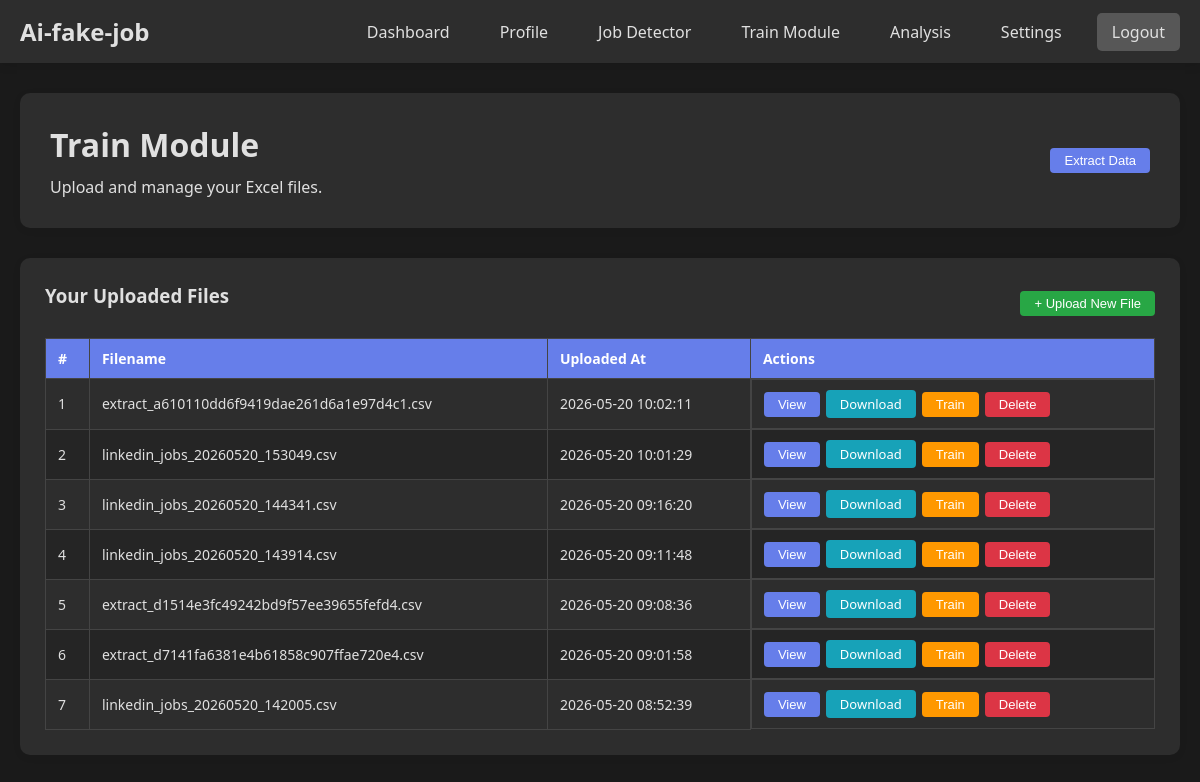
Page /upload (signed in) on the committed database.
### tables this page shows
CREATE TABLE csv_uploads (
            id INTEGER PRIMARY KEY AUTOINCREMENT,
            user_id INTEGER NOT NULL,
            filename TEXT NOT NULL,
            original_filename TEXT NOT NULL,
            uploaded_at TIMESTAMP DEFAULT CURRENT_TIMESTAMP,
            FOREIGN KEY (user_id) REFERENCES users (id)
        );

### app.py (the view, shortened to what this page needs)
@app.route('/upload', methods=['GET', 'POST'])
def upload():
    if 'username' not in session:
        return redirect(url_for('login'))
    username = session['username']
    error = None
    ALLOWED = {'.xls', '.xlsx', '.csv'}
    user_csvs = get_user_csvs(username)
    return render_template('upload.html', username=username, user_csvs=user_csvs, error=error)

### app.py (called while the page is built)
@app.context_processor
def inject_preferences():
    if 'username' in session:
        return {'user_preferences': get_user_preferences(session['username'])}
    return {'user_preferences': {'dark_mode': 0, 'compact_view': 0, 'email_notifications': 1}}

@app.before_request
def make_session_permanent():
    session.permanent = True
    app.permanent_session_lifetime = timedelta(minutes=SESSION_TIMEOUT)
    if request.path in [url_for('login'), url_for('register'), url_for('forgot_password'), url_for('check_username'), url_for('check_session_status')] or request.path.startswith('/static/') or request.path.startswith('/uploads/'):
        return
    if 'username' in session:
        session.modified = True

### database.py (called while the page is built)
def get_db():
    conn = sqlite3.connect(DB_NAME, timeout=10.0)  # Add timeout to prevent locking
    conn.row_factory = sqlite3.Row
    return conn

def get_user_id(username):
    conn = get_db()
    cursor = conn.cursor()
    cursor.execute('SELECT id FROM users WHERE username = ?', (username,))
    result = cursor.fetchone()
    conn.close()
    return result[0] if result else None

def get_user_preferences(username):
    user_id = get_user_id(username)
    if not user_id:
        return {'dark_mode': 0, 'compact_view': 0, 'email_notifications': 1, 'sms_notifications': 0, 'profile_public': 1, 'show_activity_status': 1}
    conn = get_db()
    cursor = conn.cursor()
    cursor.execute('SELECT dark_mode, compact_view, email_notifications, sms_notifications, profile_public, show_activity_status FROM user_preferences WHERE user_id = ?', (user_id,))
    result = cursor.fetchone()
    conn.close()
    if result:
        return dict(result)
    return {'dark_mode': 0, 'compact_view': 0, 'email_notifications': 1, 'sms_notifications': 0, 'profile_public': 1, 'show_activity_status': 1}

def get_user_csvs(username):
    user_id = get_user_id(username)
    if not user_id:
        return []
    conn = get_db()
    cursor = conn.cursor()
    cursor.execute('SELECT id, filename, original_filename, uploaded_at FROM csv_uploads WHERE user_id = ? ORDER BY uploaded_at DESC', (user_id,))
    results = cursor.fetchall()
    conn.close()
    return [dict(row) for row in results]

### templates/upload.html (shortened to what this page needs)
<!DOCTYPE html>
<html lang="en">
<head>
    <link rel="stylesheet" href="{{ url_for('static', filename='css/style.css') }}">
</head>
<body class="dashboard-page{% if user_preferences.dark_mode %} dark-mode{% endif %}{% if user_preferences.compact_view %} compact-view{% endif %}">
    <nav class="navbar">
        <div class="navbar-content">
            <h2>Ai-fake-job</h2>
            <ul class="navbar-menu">
                <li><a href="{{ url_for('dashboard') }}">Dashboard</a></li>
                <li><a href="{{ url_for('profile') }}">Profile</a></li>
                <li><a href="{{ url_for('job_post_detector') }}">Job Detector</a></li>
                <li><a href="{{ url_for('upload') }}">Train Module</a></li>
                <li><a href="{{ url_for('analyse') }}">Analysis</a></li>
                <li><a href="{{ url_for('settings') }}">Settings</a></li>
                <li><a href="{{ url_for('logout') }}" class="logout">Logout</a></li>
            </ul>
        </div>
    </nav>
    <div class="page-container">
        <div class="page-header">
            <div style="display:flex;align-items:center;justify-content:space-between;gap:14px;flex-wrap:wrap;">
                <div>
                    <h1>Train Module</h1>
                    <p>Upload and manage your Excel files.</p>
                </div>
                <button class="btn-sm btn-view" onclick="openExtractModal()">Extract Data</button>
            </div>
        </div>
        {% if user_csvs %}
        <div class="card" id="files-card">
            <div class="files-header">
                <h3>Your Uploaded Files</h3>
                <button class="btn-sm btn-new" onclick="toggleUpload()">+ Upload New File</button>
            </div>
            <table class="file-table">
                <thead>
                    <tr>
                        <th>#</th>
                        <th>Filename</th>
                        <th>Uploaded At</th>
                        <th>Actions</th>
                    </tr>
                </thead>
                <tbody>
                    {% for f in user_csvs %}
                    <tr>
                        <td>{{ loop.index }}</td>
                        <td>{{ f.original_filename }}</td>
                        <td>{{ f.uploaded_at }}</td>
                        <td style="display:flex; gap:6px; white-space:nowrap; flex-wrap:nowrap; align-items:center;">
                            <button class="btn-sm btn-view"
                                    onclick="viewFile({{ f.id }}, '{{ f.original_filename }}')">View</button>
                            <a href="{{ url_for('csv_download', csv_id=f.id) }}"
                               class="btn-sm btn-dl" style="text-decoration:none;">Download</a>
                            <button class="btn-sm btn-train"
                                    onclick="trainModel({{ f.id }}, '{{ f.original_filename }}')"
                                    id="train-btn-{{ f.id }}">Train</button>
                            <form method="POST" action="{{ url_for('csv_delete', csv_id=f.id) }}"
                                  style="margin:0;" onsubmit="return confirm('Delete this file?')">
                                <button type="submit" class="btn-sm btn-danger">Delete</button>
                            </form>
                        </td>
                    </tr>
                    {% endfor %}
                </tbody>
            </table>
        </div>
        {% endif %}
    </div>
</body>
</html>

### static/css/style.css (style rules this page uses)
* { margin: 0; padding: 0; box-sizing: border-box; }
body { font-family: 'Segoe UI', Tahoma, Geneva, Verdana, sans-serif; min-height: 100vh; }
body.dashboard-page { background: #f5f5f5; display: block; }
.navbar { background: linear-gradient(135deg, #667eea 0%, #764ba2 100%); padding: 15px 0; box-shadow: 0 2px 10px rgba(0, 0, 0, 0.1); margin-bottom: 30px; }
.navbar-content { max-width: 1200px; margin: 0 auto; padding: 0 20px; display: flex; justify-content: space-between; align-items: center; }
.navbar h2 { color: white; margin: 0; }
.navbar-menu { display: flex; gap: 20px; list-style: none; }
.navbar-menu a { color: white; text-decoration: none; padding: 8px 15px; border-radius: 5px; transition: background 0.3s; }
.navbar-menu .logout { background: rgba(255, 255, 255, 0.2); }
.page-container { max-width: 1200px; margin: 0 auto; padding: 0 20px; }
.page-header { background: white; padding: 30px; border-radius: 10px; box-shadow: 0 2px 10px rgba(0, 0, 0, 0.05); margin-bottom: 30px; }
body.dark-mode .page-header { background: #2d2d2d; }
body.dark-mode .page-header h1, body.dark-mode .page-header p, body.dark-mode .page-header strong, body.dark-mode .page-header a { color: #e0e0e0 !important; }
.page-header h1 { color: #333 !important; margin-bottom: 10px; display: block !important; visibility: visible !important; }
.page-header p { color: #666 !important; display: block !important; visibility: visible !important; }
.card { background: white; padding: 25px; border-radius: 10px; box-shadow: 0 2px 10px rgba(0, 0, 0, 0.05); transition: transform 0.3s, box-shadow 0.3s; }
.card h3 { color: #333; margin-bottom: 15px; }

### templates/upload.html (style rules this page uses)
body.dark-mode { background:#1a1a1a; color:#e0e0e0 !important; }
body.dark-mode .navbar { background:#2d2d2d; }
body.dark-mode .navbar h2, body.dark-mode .navbar a { color:#e0e0e0; }
body.dark-mode .card { background:#2d2d2d; color:#e0e0e0; }
body.dark-mode .card h3 { color:#e0e0e0 !important; }
body.dark-mode p { color:#e0e0e0 !important; }
body.dark-mode table { color:#e0e0e0; }
body.dark-mode td, body.dark-mode th { border-color:#444; }
.file-table { width:100%; border-collapse:collapse; margin-top:15px; }
.file-table th, .file-table td { padding:10px 12px; border:1px solid #dee2e6; text-align:left; font-size:14px; }
.file-table th { background:#667eea; color:#fff; }
.file-table tr:nth-child(even) { background:#f8f9fa; }
body.dark-mode .file-table tr:nth-child(even) { background:#252525; }
body.dark-mode .file-table td { border-color:#444; }
.btn-sm { padding:5px 14px; font-size:13px; border:none; border-radius:4px; cursor:pointer; font-weight:500; }
.btn-danger { background:#dc3545; color:#fff; }
.btn-view { background:#667eea; color:#fff; }
.btn-dl { background:#17a2b8; color:#fff; }
.btn-new { background:#28a745; color:#fff; }
.btn-train { background:#ff9800; color:#fff; }
.files-header { display:flex; align-items:center; justify-content:space-between; flex-wrap:wrap; gap:10px; }

### rows in the picture
csv_uploads: original_filename "extract_a610110dd6f9419dae261d6a1e97d4c1.csv", uploaded_at "2026-05-20 10:02:11"
csv_uploads: original_filename "linkedin_jobs_20260520_153049.csv", uploaded_at "2026-05-20 10:01:29"
csv_uploads: original_filename "linkedin_jobs_20260520_144341.csv", uploaded_at "2026-05-20 09:16:20"
csv_uploads: original_filename "linkedin_jobs_20260520_143914.csv", uploaded_at "2026-05-20 09:11:48"
csv_uploads: original_filename "extract_d1514e3fc49242bd9f57ee39655fefd4.csv", uploaded_at "2026-05-20 09:08:36"
csv_uploads: original_filename "extract_d7141fa6381e4b61858c907ffae720e4.csv", uploaded_at "2026-05-20 09:01:58"
csv_uploads: original_filename "linkedin_jobs_20260520_142005.csv", uploaded_at "2026-05-20 08:52:39"
